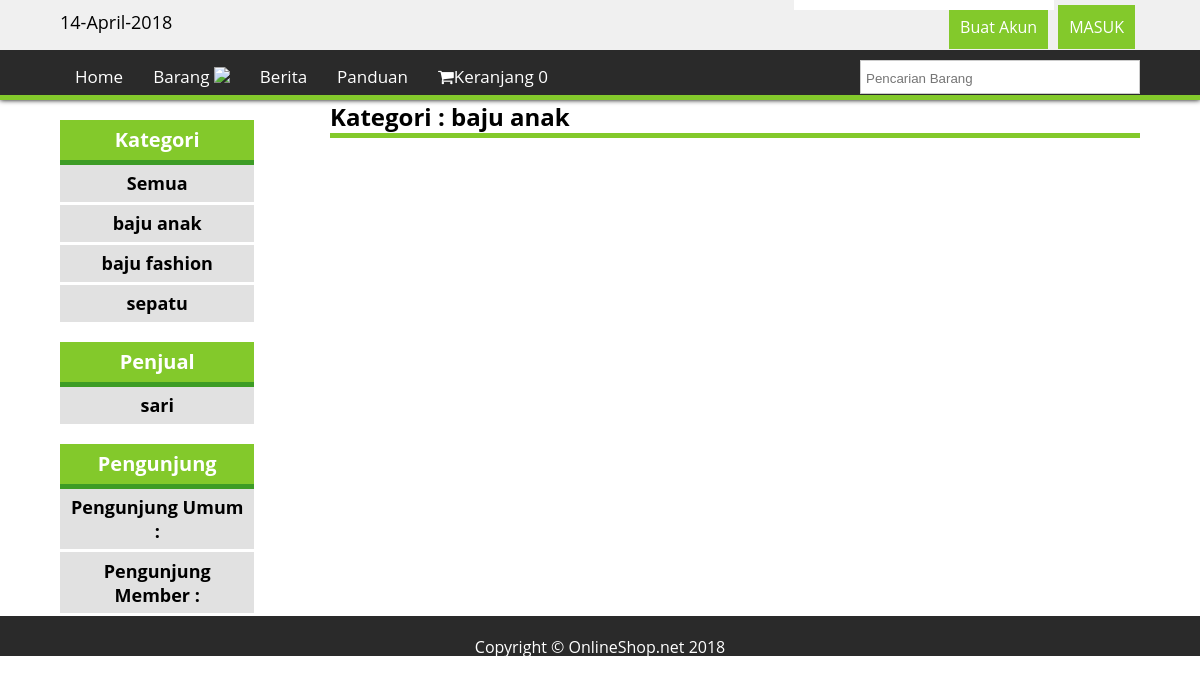
Before: /pages/?hal=kat&t=kategori&id_kat=20 with the older database file.
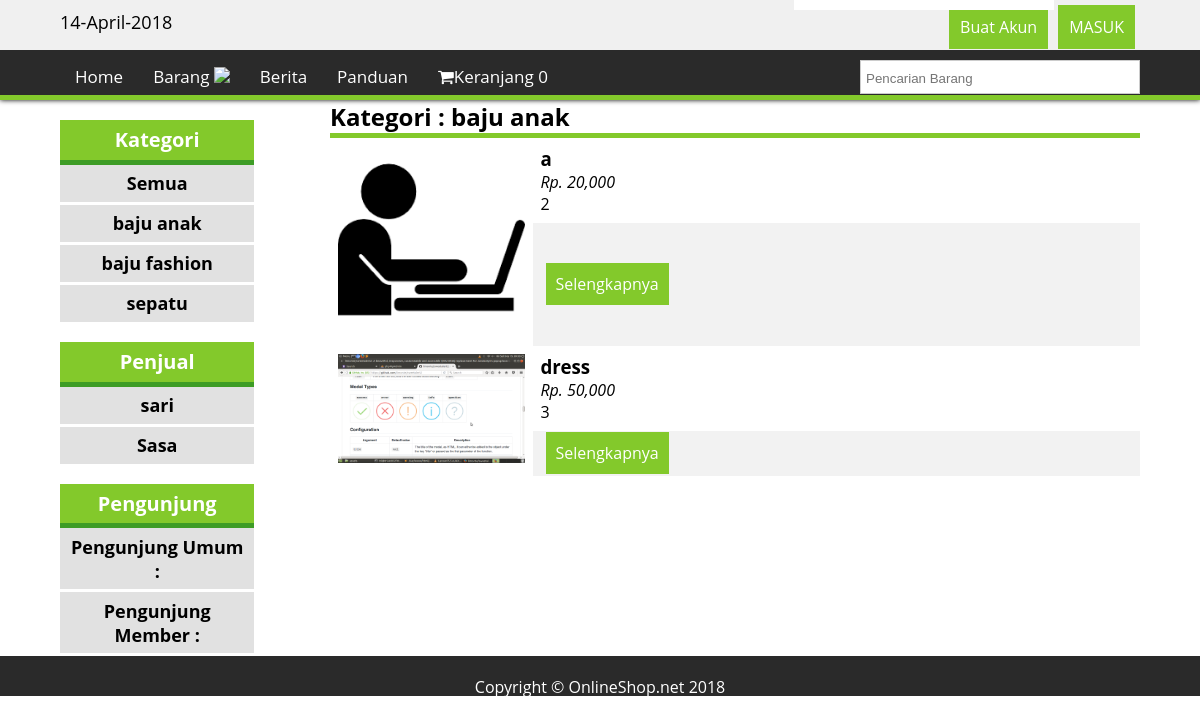
After: the same page with the newer database file.
### tables this page shows
CREATE TABLE `tb_kategori` (
  `id_kat` int(11) NOT NULL,
  `kategori` varchar(100) NOT NULL,
  `isparent` int(11) NOT NULL
);

CREATE TABLE `tb_penjual` (
  `id_pen` int(11) NOT NULL,
  `penjual` varchar(100) NOT NULL,
  `telp` varchar(20) NOT NULL,
  `ket` text NOT NULL,
  `alamat` varchar(100) NOT NULL
);

CREATE TABLE `tb_barang` (
  `id_barang` int(11) NOT NULL,
  `nama` varchar(100) NOT NULL,
  `id_pen` int(11) NOT NULL,
  `id_kat` int(11) NOT NULL,
  `harga` int(11) NOT NULL,
  `stok` int(11) NOT NULL,
  `deskripsi` text NOT NULL,
  `tags` text NOT NULL,
  `status` varchar(20) NOT NULL,
  `foto` varchar(255) NOT NULL,
  `tanggal` date NOT NULL,
  `ukuran1` varchar(30) NOT NULL,
  `ukuran2` varchar(30) NOT NULL,
  `ukuran3` varchar(30) NOT NULL,
  `ukuran4` varchar(30) NOT NULL
);

### lib/class-Ff.php (called while the page is built, shortened)
<?php
class Fungsi{
	function get($p,$a=""){
		return isset($_GET["$p"])?$_GET["$p"]:"$a";
	}
	function rp($duit){
		return "Rp. ".number_format($duit);
	}
}
$ff = new Fungsi();
?>

### lib/class-Db.php (called while the page is built, shortened)
<?php
 class Db{
    var $db=null;
    public function __construct()
    {
        try {
            $this->db=new PDO("mysql:host=localhost;dbname=dbpos","root","1234");
            $this->db->setAttribute(PDO::ATTR_ERRMODE,PDO::ERRMODE_EXCEPTION);
        } catch (PDOException $e) {
            die("Connection Error :".$e->getMessage());
        }
    }
    function select($t,$f="*"){
        $query=$this->db->prepare("select $f from $t");
        $query->execute();
        return $query;
    }
}
    $odb=new Db();
?>

### pages/index.php (the view, shortened to what this page needs)
<?php
    include_once "../lib/class-Ff.php";
    include_once "../lib/class-Db.php";
?>
    <!DOCTYPE html>
    <html>
    <head>
        <link rel="stylesheet" type=" text/css" href="../style/format.css">
        <link rel="stylesheet" href="https://maxcdn.bootstrapcdn.com/font-awesome/4.1.0/css/font-awesome.min.css">
        <link rel="stylesheet" type="text/css" href="../style/admin.css">
    </head>
    <body>
        <div class="wrapper">
            <header class="main-header">
                <div class="header2">
                    <div class="batas">
                        <a href="." class="menu_link"> Home </a>
                        <a href="#" class="menu_link" id="bb"> Barang <img src="images/panah.jpg" width="10"> </a>
                        <a href="?hal=dberita" class="menu_link"> Berita</a>
                        <a href="?hal=panduan" class="menu_link"> Panduan</a>
                        <form id="form1" name="form1" method="post" class="cari" action="cari_s.php">
                            <label>
                                <input type="text" name="c" placeholder="Pencarian Barang" class="textcari" id="c">
                            </label>
                        </form>
                        <?php
                            $jumlah=0;
                        ?>
                        <a href="?hal=keranjang" class="menu_link"><i class="fa fa-shopping-cart" aria-hidden="true"></i>Keranjang <?=$jumlah?></a>
                    </div>
                </div>
                <div class="header1">
                    <div class="batas">
                        <span style="float: left; font-size:18px; margin-top: 10px;">
                            <?php
                                echo date("d-F-Y");
                            ?>
                        </span>
                        <?php
                            if (! isset($_SESSION['user'])) {
                        ?>
                        <a href="?hal=buat" class="masuk">MASUK</a>
                        <a href="?hal=buat" class="masuk"> Buat Akun</a>
                        <?php
                            } else {
                        ?>
                        <a href="?hal=akun" id="aa" class="masuk">Menu Akun</a>
                        <a href="logout.php" class="masuk">Logout</a>
                        <?php } ?>
                        <div class="kanan">
                            <div id="akun" style="position: fixed; padding: 5px; width: 260px; z-index: 5, float:right; background: #FFF;">
                            </div>
                        </div>
                    </div>
                </div>
                <div id="men"></div>
            </header>
            <?php
                $hal= $ff->get("hal");
                if ($hal=="") {
                    include_once "home.php";
                } else {
                    include_once "$hal.php";
                }
            ?>
            <aside class="main-sidebar">
                <div class="batas">
                    <div class="kat">
                        <?php
                            if ($hal == "akun") {
                        ?>
                            <h3>Menu Akun</h3>
                            <a href="?hal=profile"><h4>Profile</h4></a>
                            <a href="?hal=pesanan"><h4>Pesanan</h4></a>
                            <a href="?hal=ulasan"><h4>Ulasan</h4></a>
                            <a href="?hal=logout"><h4>Log Out</h4></a>
                        <?php
                            } else {
                        ?>
                            <h3>Kategori</h3>
                            <a href="?hal=kat&t=kategori"><h4>Semua</h4></a>
                            <?php
                                $r = $odb->select("tb_kategori order by id_kat limit 4");
                                while ($a = $r->fetch()) {
                            ?>
                            <a href=".?hal=kat&t=kategori&id_kat=<?php echo $a['id_kat'];?>"><h4><?php echo $a['kategori']; ?></h4></a>
                            <?php } ?>
                            <h3>Penjual</h3>
                            <?php
                                $r = $odb->select("tb_penjual order by id_pen limit 4");
                                while ($a = $r->fetch()) {
                            ?>
                            <a href="?hal=kat&t=suplier&id_pen=<?php echo $a['id_pen'];?>"><h4><?php echo $a['penjual'] ?></h4></a>
                            <?php } ?>
                            <h3>Pengunjung</h3>
                            <h4>Pengunjung Umum : <?php  ?></h4>
                            <h4>Pengunjung Member : <?php  ?></h4>
                        <?php
                            }
                        ?>
                    </div>
                </div>
            </aside>
            <footer id="footer">
                <center>
                    Copyright &copy; OnlineShop.net 2018
                </center>
            </footer>
        </div>
    </body>
    </html>

### pages/kat.php (shortened to what this page needs)
<?php
    $t = $ff->get("t");
?>
    <div class="batas">
        <div class="content-wrapper">
<?php
    if ($t == "kategori") {
        $id_kat = $ff->get("id_kat");
            if ($id_kat=="") {
                $query = $odb->select("tb_barang");
                $ket = "semua";
            } else {
                $query = $odb->select("tb_barang where id_kat = '$id_kat' ");
                $q = $odb->select("tb_kategori where id_kat='$id_kat'");
                $d = $q->fetch();
                $ket = $d['kategori'];
            }
?>
<h2>Kategori : <?=$ket?></h2>
<table border="0" width="100%">
    <?php
        while ($data = $query->fetch()) {
    ?>
    <tr>
        <td width="25%" rowspan="2" valign="top"> <img src="../images/<?= $data['foto']?>" width="100%" /> </td>
        <td width="78%" height="20">
            <h3><?=$data['nama'];?></h3>
            <i><?=$ff->rp($data['harga']);?></i> <br />
            <?=$data['stok'];?> <br />
        </td>
    </tr>
    <tr>
        <td>
            <p> <a href="?hal=detil_b&id_barang=<?= $data['id_barang'];?>" class="tombol">Selengkapnya</a> </p>
        </td>
    </tr>
    <?php
        }
    ?>
</table>
    <?php
        }
    j    ?>
        </div>
    </div>

### style/format.css (style rules this page uses)
body { font-family : Corbel; margin : 0px; padding : 0px; }
.wrapper { min-height : 100%; position : static; overflow : hidden; }
.header2 { background : #2a2a2a; width : 100%; height : 50px; z-index : 5; position : fixed; margin-top : 50px; box-shadow : 0px 0px 5px rgba(0,0,0,1); color : #fff; border-bottom : 5px solid #83c92b; }
.header1 { width : 100%; height : 50px; background : #f0f0f0; z-index : 5; position : fixed; }
.batas { width : 90%; margin : auto; }
.menu_link { background : none; padding : 15px; float : left; font-size : 17px; text-decoration : none; color: #FFF; }
.cari { background : #fff; padding : 5px; float : right; width : 280px; border : #CCC 1px solid; margin-top : 10px; }
.textcari { border : none; outline : none; width : 250px; }
.masuk { background : #83c92b; padding : 10px; font-size : 16px; float : right; color : #fff; margin : 5px; text-decoration :none; border : 1px solid transparent; }
#men { height : 100px; width : 100%; }
h2 { font-size : 24px; border-bottom : #83c92b 5px solid; }
.tombol { background : #83c92b; padding : 10px; margin : 5px; font-size : 16px; border : none; text-decoration : none; color : #fff; }
.kanan { float : right; width : 150px; }
.kat { float : left; width : 20%; }
.kat h3 { width : 90%; padding : 3%; background : #83c92b; font-size : 20px; color : #fff; text-align : center; margin : 0px; margin-top : 20px; border-bottom : 5px solid #3D9C25; }
.kat h4 { width : 90%; padding : 3%; background : #E1E1E1; font-size : 18px; color : #000; margin : 0px; text-align : center; margin-bottom : 3px; }
.kat a { text-decoration :none; }
#footer { background : #2a2a2a; width : 100%; color : #FFF; float : left; height : 30px; padding-top : 20px; padding-bottom : 20px; }
.content-wrapper { width : 75%; float : right; }

### style/admin.css (style rules this page uses)
* { margin: 0; padding: 0; box-sizing: border-box; }
body { font-family: 'Open Sans'; }
a { text-decoration: none; }
table { border-collapse: collapse; width: 100%; }
th, td { text-align: left; padding: 8px; }
tr:nth-child(even) { background-color: #f2f2f2; }

Changed rows visible on the page:
added tb_barang: foto (picture), nama "a", harga "Rp. 20,000", stok "2"
added tb_barang: foto (picture), nama "dress", harga "Rp. 50,000", stok "3"
added tb_penjual: penjual "Sasa"
